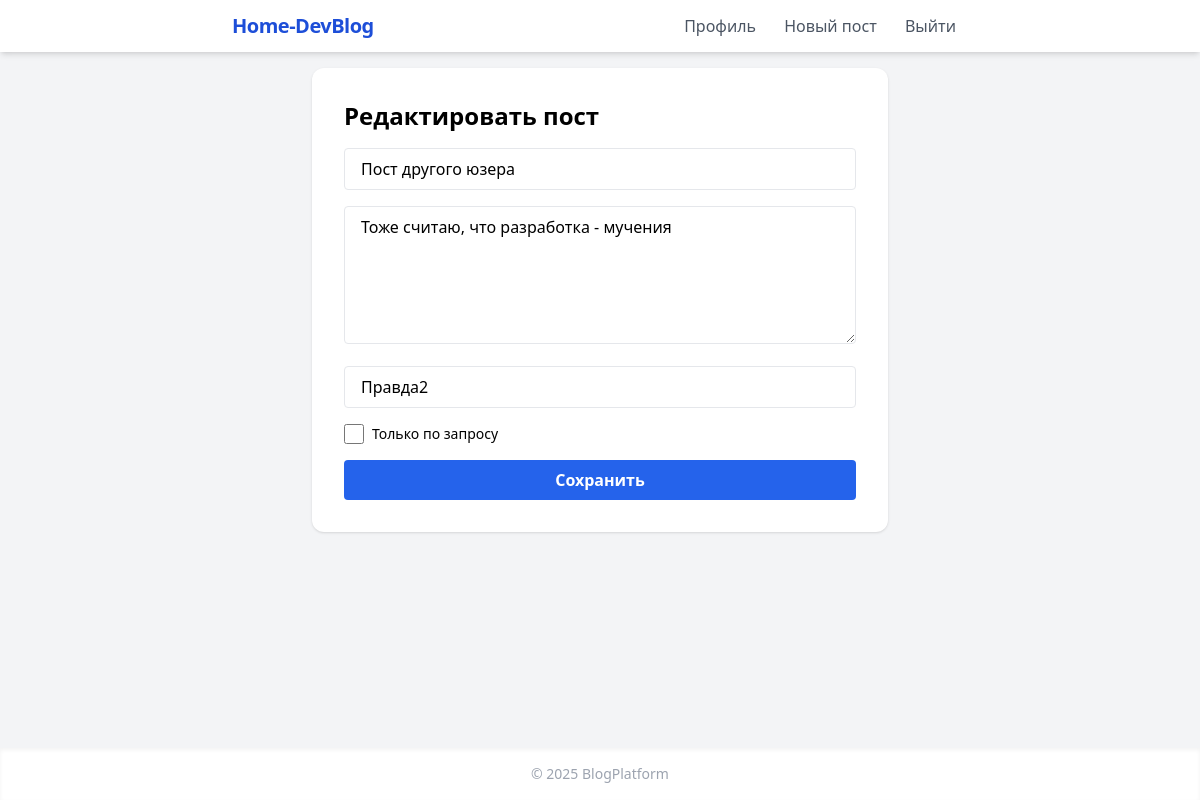
Screenshot of /post/2/edit (signed in) with the database file from the repository.
### app.py (models this page shows)
class Post(db.Model):
    id = db.Column(db.Integer, primary_key=True)
    user_id = db.Column(db.Integer, db.ForeignKey('user.id'), nullable=False)
    title = db.Column(db.String(200))
    content = db.Column(db.Text)
    date = db.Column(db.DateTime)
    tags = db.Column(db.String(200))
    is_private = db.Column(db.Boolean, default=False)
    user = db.relationship('User')

### app.py (the view, shortened to what this page needs)
@app.route('/post/<int:post_id>/edit', methods=['GET', 'POST'])
def edit_post(post_id):
    user = get_current_user()
    post = Post.query.get_or_404(post_id)
    if not user or user.id != post.user_id:
        return "Нет доступа", 403
    return render_template('post_form.html', post=post, user=user, editing=True)

### app.py (called while the page is built)
def get_current_user():
    if 'user_id' in session:
        return User.query.get(session['user_id'])
    return None

### templates/post_form.html
{% extends "base.html" %}
{% block content %}
<div class="bg-white max-w-xl mx-auto p-8 rounded-xl shadow space-y-4">
    <h2 class="text-2xl font-bold mb-2">{{ editing and 'Редактировать пост' or 'Новый пост' }}</h2>
    <form method="post" class="space-y-4">
        <input name="title" value="{{ post.title if post else '' }}" class="w-full border rounded px-4 py-2" placeholder="Заголовок" required>
        <textarea name="content" class="w-full border rounded px-4 py-2" rows="5" placeholder="Содержание" required>{{ post.content if post else '' }}</textarea>
        <input name="tags" value="{{ post.tags if post else '' }}" class="w-full border rounded px-4 py-2" placeholder="теги, через запятую">
        <label class="flex items-center space-x-2">
            <input type="checkbox" name="is_private" class="form-checkbox h-5 w-5 text-blue-600" {% if post and post.is_private %}checked{% endif %}>
            <span class="text-sm">Только по запросу</span>
        </label>
        <button type="submit" class="w-full bg-blue-600 text-white py-2 rounded hover:bg-blue-700 font-semibold">{{ editing and 'Сохранить' or 'Опубликовать' }}</button>
    </form>
</div>
{% endblock %}

### rows the page displays
Post: title "Пост другого юзера", content "Тоже считаю, что разработка - мучения", tags "Правда2"

### other values shown
{{ editing and 'Редактировать пост' or 'Новый пост' }} "Редактировать пост"
{{ editing and 'Сохранить' or 'Опубликовать' }} "Сохранить"
{{ 2025 }} "2025"
